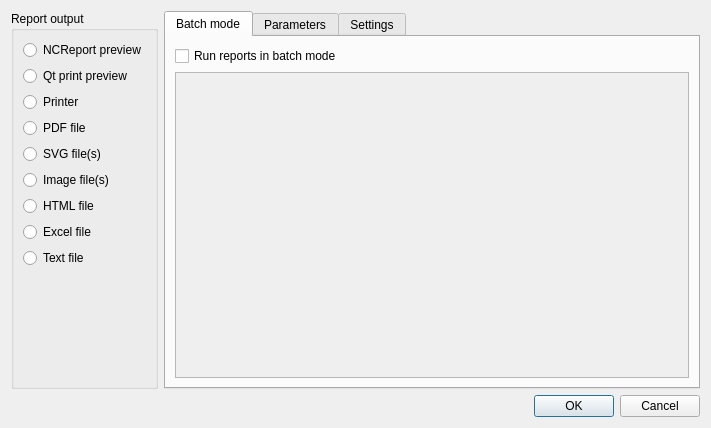
<?xml version="1.0" encoding="UTF-8"?>
<ui version="4.0">
 <class>NCRDRunnerDialogUI</class>
 <widget class="QDialog" name="NCRDRunnerDialogUI">
  <property name="geometry">
   <rect>
    <x>0</x>
    <y>0</y>
    <width>711</width>
    <height>428</height>
   </rect>
  </property>
  <property name="windowTitle">
   <string>Run report</string>
  </property>
  <layout class="QVBoxLayout" name="verticalLayout">
   <item>
    <layout class="QHBoxLayout" name="horizontalLayout">
     <item>
      <widget class="QGroupBox" name="gbOutput">
       <property name="title">
        <string>Report output</string>
       </property>
       <layout class="QVBoxLayout" name="layBg">
        <item>
         <widget class="QRadioButton" name="rbPreview">
          <property name="text">
           <string>NCReport preview</string>
          </property>
         </widget>
        </item>
        <item>
         <widget class="QRadioButton" name="rbQtPreview">
          <property name="text">
           <string>Qt print preview</string>
          </property>
         </widget>
        </item>
        <item>
         <widget class="QRadioButton" name="rbPrinter">
          <property name="text">
           <string>Printer</string>
          </property>
         </widget>
        </item>
        <item>
         <widget class="QRadioButton" name="rbPdf">
          <property name="text">
           <string>PDF file</string>
          </property>
         </widget>
        </item>
        <item>
         <widget class="QRadioButton" name="rbSvg">
          <property name="text">
           <string>SVG file(s)</string>
          </property>
         </widget>
        </item>
        <item>
         <widget class="QRadioButton" name="rbImage">
          <property name="text">
           <string>Image file(s)</string>
          </property>
         </widget>
        </item>
        <item>
         <widget class="QRadioButton" name="rbHtml">
          <property name="text">
           <string>HTML file</string>
          </property>
         </widget>
        </item>
        <item>
         <widget class="QRadioButton" name="rbExcel">
          <property name="text">
           <string>Excel file</string>
          </property>
         </widget>
        </item>
        <item>
         <widget class="QRadioButton" name="rbText">
          <property name="text">
           <string>Text file</string>
          </property>
         </widget>
        </item>
        <item>
         <spacer name="verticalSpacer">
          <property name="orientation">
           <enum>Qt::Vertical</enum>
          </property>
          <property name="sizeHint" stdset="0">
           <size>
            <width>20</width>
            <height>40</height>
           </size>
          </property>
         </spacer>
        </item>
       </layout>
      </widget>
     </item>
     <item>
      <widget class="QTabWidget" name="tabWidget">
       <property name="currentIndex">
        <number>0</number>
       </property>
       <widget class="QWidget" name="tabBatch">
        <attribute name="title">
         <string>Batch mode</string>
        </attribute>
        <layout class="QVBoxLayout" name="layBatch">
         <item>
          <widget class="QCheckBox" name="cbBatchMode">
           <property name="text">
            <string>Run reports in batch mode</string>
           </property>
          </widget>
         </item>
         <item>
          <widget class="QListWidget" name="batchListWidget">
           <property name="enabled">
            <bool>false</bool>
           </property>
          </widget>
         </item>
        </layout>
       </widget>
       <widget class="QWidget" name="tabParams">
        <attribute name="title">
         <string>Parameters</string>
        </attribute>
        <layout class="QVBoxLayout" name="layParams">
         <item>
          <widget class="QWidget" name="widget" native="true"/>
         </item>
        </layout>
       </widget>
       <widget class="QWidget" name="tab">
        <attribute name="title">
         <string>Settings</string>
        </attribute>
        <layout class="QGridLayout" name="gridLayout">
         <item row="0" column="1">
          <widget class="QLineEdit" name="wPageRange"/>
         </item>
         <item row="0" column="0">
          <widget class="QLabel" name="label">
           <property name="text">
            <string>Page range:</string>
           </property>
          </widget>
         </item>
         <item row="1" column="1">
          <spacer name="verticalSpacer_2">
           <property name="orientation">
            <enum>Qt::Vertical</enum>
           </property>
           <property name="sizeHint" stdset="0">
            <size>
             <width>20</width>
             <height>40</height>
            </size>
           </property>
          </spacer>
         </item>
        </layout>
       </widget>
      </widget>
     </item>
    </layout>
   </item>
   <item>
    <widget class="QDialogButtonBox" name="buttonBox">
     <property name="standardButtons">
      <set>QDialogButtonBox::Cancel|QDialogButtonBox::Ok</set>
     </property>
    </widget>
   </item>
  </layout>
 </widget>
 <tabstops>
  <tabstop>rbPreview</tabstop>
  <tabstop>rbQtPreview</tabstop>
  <tabstop>rbPrinter</tabstop>
  <tabstop>rbPdf</tabstop>
  <tabstop>rbSvg</tabstop>
  <tabstop>rbImage</tabstop>
  <tabstop>rbHtml</tabstop>
  <tabstop>rbExcel</tabstop>
  <tabstop>rbText</tabstop>
  <tabstop>buttonBox</tabstop>
 </tabstops>
 <resources/>
 <connections>
  <connection>
   <sender>buttonBox</sender>
   <signal>accepted()</signal>
   <receiver>NCRDRunnerDialogUI</receiver>
   <slot>accept()</slot>
   <hints>
    <hint type="sourcelabel">
     <x>347</x>
     <y>117</y>
    </hint>
    <hint type="destinationlabel">
     <x>157</x>
     <y>274</y>
    </hint>
   </hints>
  </connection>
  <connection>
   <sender>buttonBox</sender>
   <signal>rejected()</signal>
   <receiver>NCRDRunnerDialogUI</receiver>
   <slot>reject()</slot>
   <hints>
    <hint type="sourcelabel">
     <x>373</x>
     <y>117</y>
    </hint>
    <hint type="destinationlabel">
     <x>286</x>
     <y>274</y>
    </hint>
   </hints>
  </connection>
 </connections>
</ui>
